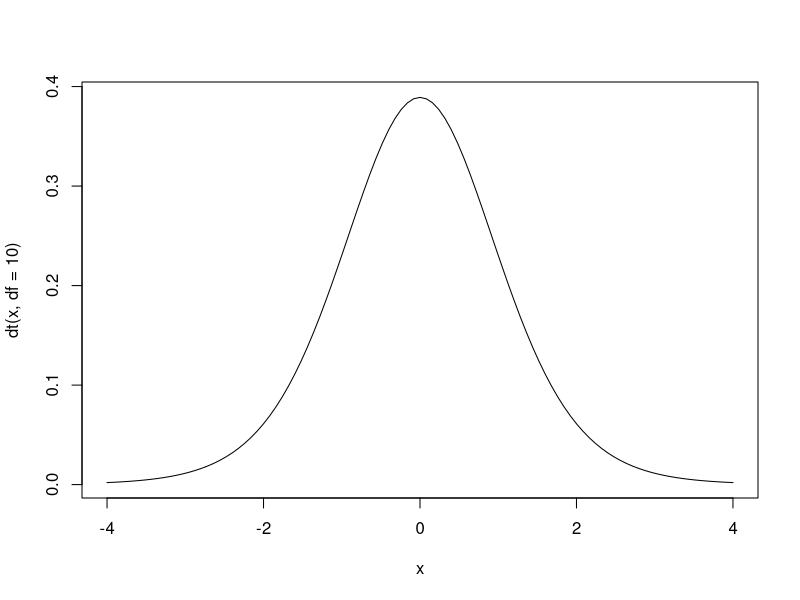

This figure's R source:
## ---- chunk 1
pass <- function(x) {
   x * pnorm(x) + dnorm(x)
}
passed <- function(x) {
   x * pnorm(x) + dnorm(x) - x
}
share <- function(x) {
   pass(x) / (pass(x) + passed(x))
}
ratio <- function(x) {
   pass(x) / passed(x)
}
ratio(1.3)
pnorm(1.3) / (1 - pnorm(1.3))
share(.5)
pnorm(.5)

ratio_sum <- function(x, density) {
   pass <- 0
   for (speed in seq(-10, x, 0.1)) {
      pass <- pass + density(speed) * (x - speed) * 0.1
   }
   passed <- 0
   for (speed in seq(x, 10, 0.1)) {
      passed <- passed + density(speed) * (speed - x) * 0.1
   }
   return(pass / passed)
}
ratio_sum(2, dnorm)
ratio_sum(2, function(x) {
   dt(x, df = 1)
})

curve(dt(x, df = 10), from = -4, to = 4)
# density= function(x){dt(x,df=1)}
# plot(density,xlim=c(-10,10))
